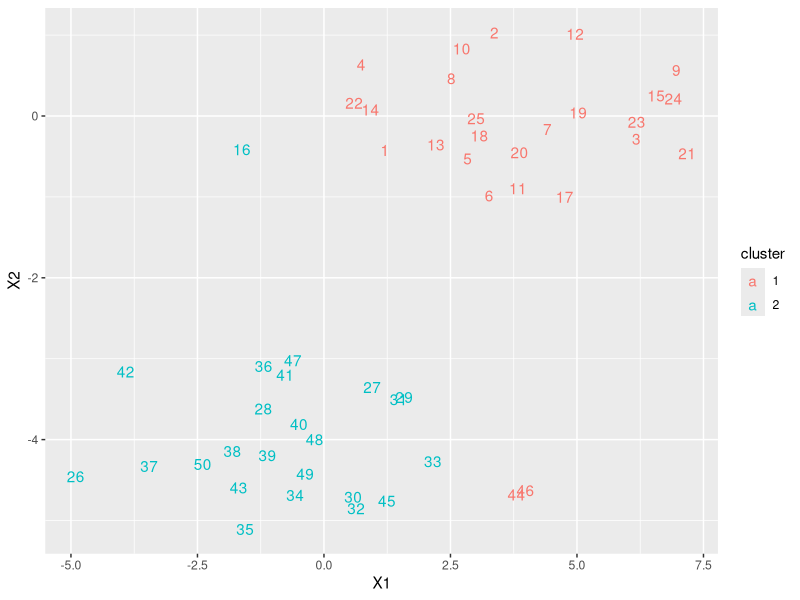
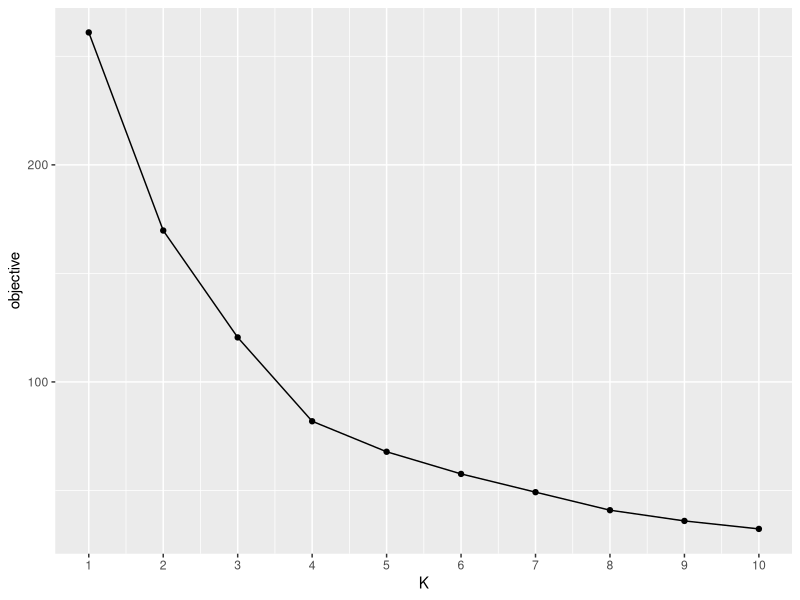
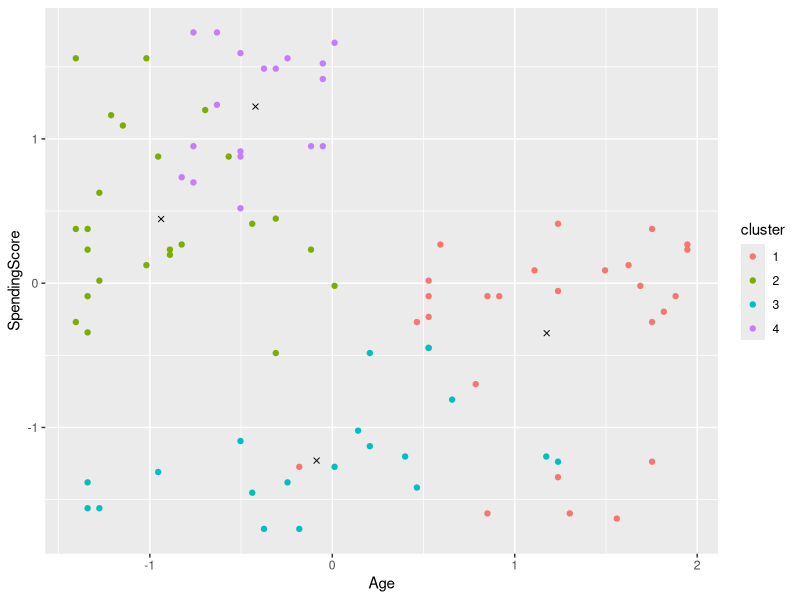
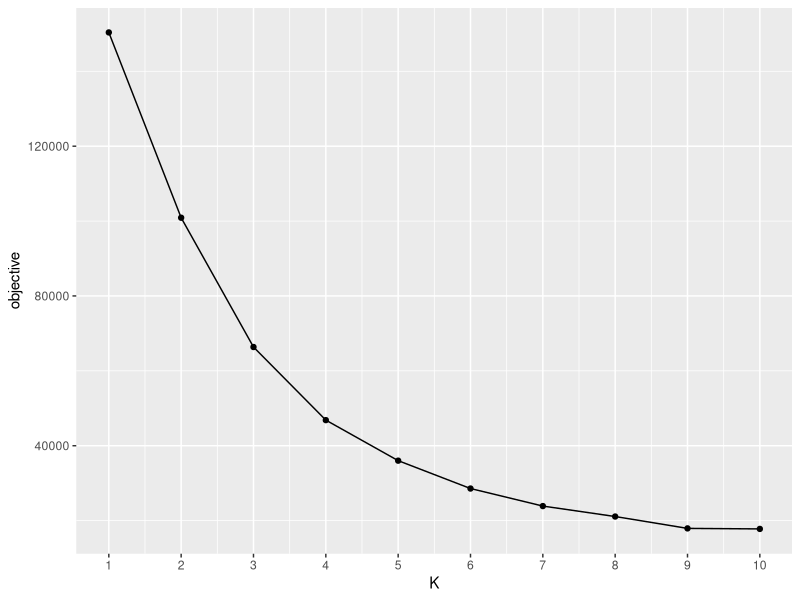
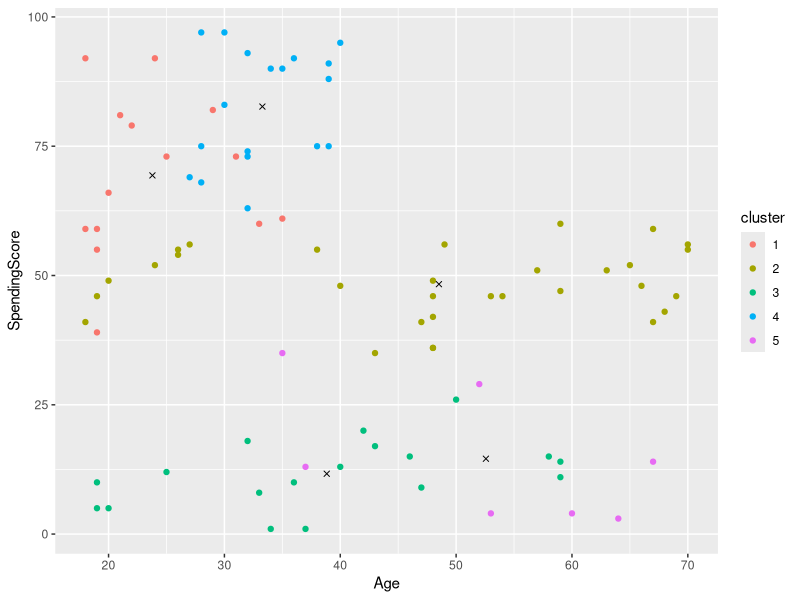

Write the R code that produced these figures, in order.
## ---- chunk 1
library(tidyverse)
## ---- chunk 2
set.seed(2)
x <- cbind(rnorm(50, 0, 2), rnorm(50, 0, 0.5))
x[1:25, 1] <- x[1:25, 1] + 3
x[25+1:25, 2] <- x[25+1:25, 2] - 4
## ---- chunk 3
set.seed(4)
km_out <- kmeans(x, centers = 2, nstart = 20, algorithm = "Lloyd")
km_out
## ---- chunk 4
km_out$centers
km_out$cluster
## ---- chunk 5
data.frame(x) %>%
  mutate(cluster = km_out$cluster,
         cluster = factor(cluster),
         obs = 1:nrow(x)) %>%
  ggplot(., aes(x = X1, y = X2, col = cluster, label = obs)) +
  geom_text() 
## ---- chunk 6
set.seed(6)
km_out <- kmeans(x, 3, nstart = 1, algorithm = "Lloyd")
km_out$tot.withinss
km_out <- kmeans(x, 3, nstart = 20,  algorithm = "Lloyd")
km_out$tot.withinss
## ---- chunk 7
std_x <- scale(x)
## ---- chunk 8
apply(std_x, 2, mean)
apply(std_x, 2, sd)
## ---- chunk 9
dat <- read.csv("data/Mall_Customers.csv")
## ---- chunk 10
mall_std <- dat %>% 
  filter(Gender == "Male") %>%
  mutate_if(is.numeric, scale)
## ---- chunk 11
set.seed(2)
tot.withinss <- rep(NA, 10)
for (i in 1:10){
  cluster <- kmeans(mall_std[,3:5], centers=i, iter.max = 20, nstart=20, algorithm = "Lloyd")
  tot.withinss[i] <- cluster$tot.withinss
}
## ---- chunk 12
data.frame(K = 1:10, objective = tot.withinss) %>%
  ggplot(., aes(x = K, y = objective)) +
  geom_point() +
  geom_line() +
  scale_x_continuous(breaks = 1:10)
## ---- chunk 13
km_out <- kmeans(mall_std[,3:5], 4)
km_out_clusts <- km_out$cluster
## ---- chunk 14
mall_std %>%
  mutate(cluster = factor(km_out_clusts)) %>%
  ggplot(., aes(x = Age, y = SpendingScore)) +
  geom_point(aes(col  = cluster)) +
  geom_point(data = data.frame(km_out$centers), aes(x = Age, y = SpendingScore),
             pch = 4)

## ---- chunk 15
mall_dat <- dat %>% 
  filter(Gender == "Male") 
## ---- chunk 16
set.seed(2)
tot.withinss <- rep(NA, 10)
for (i in 1:10){
  cluster <- kmeans(mall_dat[,3:5], centers=i, iter.max = 20, nstart=20, algorithm = "Lloyd")
  tot.withinss[i] <- cluster$tot.withinss
}
data.frame(K = 1:10, objective = tot.withinss) %>%
  ggplot(., aes(x = K, y = objective)) +
  geom_point() +
  geom_line() +
  scale_x_continuous(breaks = 1:10)
km_out <- kmeans(mall_dat[,3:5], 5)
mall_dat %>%
  mutate(cluster = factor(km_out$cluster)) %>%
  ggplot(., aes(x = Age, y = SpendingScore)) +
  geom_point(aes(col  = cluster)) +
  geom_point(data = data.frame(km_out$centers), aes(x = Age, y = SpendingScore),
             pch = 4)
